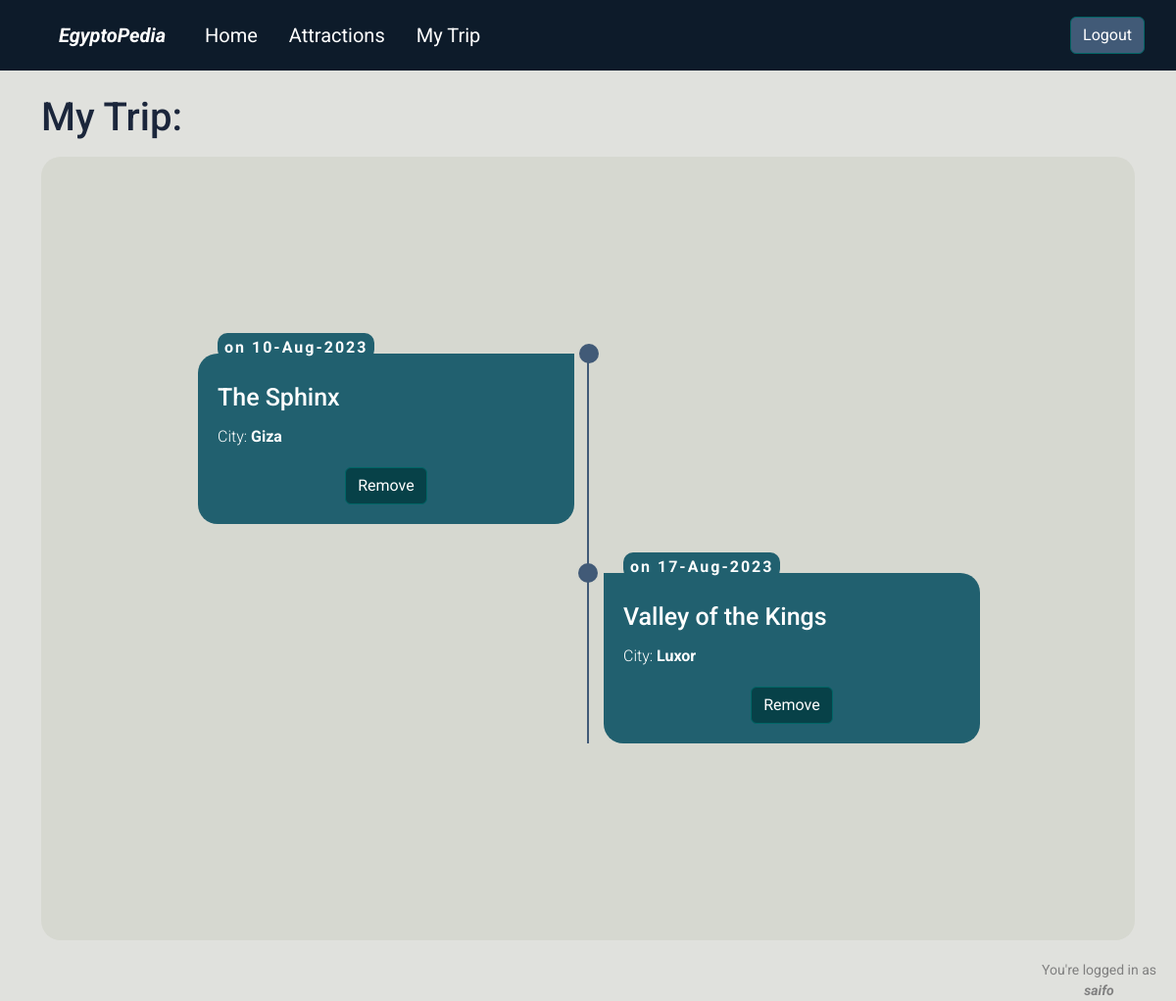
The app's page /mytrip (signed in) with its own data.
### models.py (models this page shows)
class Trip_visit(db.Model):
    __tablename__ = "trip_visits"
    id = db.Column(db.Integer, primary_key=True)
    visit_date = db.Column(db.Date)
    user_id = db.Column(db.Integer, db.ForeignKey("users.id"), nullable=False)
    attraction_id = db.Column(db.Integer, db.ForeignKey("attractions.id"), nullable=False)

class Attraction(db.Model):
    __tablename__ = "attractions"
    id = db.Column(db.Integer, primary_key=True)
    name = db.Column(db.String(80), nullable=False)
    city = db.Column(db.String(80), nullable=False)
    location_latitude = db.Column(db.REAL)
    location_longitude = db.Column(db.REAL)
    summary = db.Column(db.String(200))
    description = db.Column(db.String)

class User(db.Model, UserMixin):
    __tablename__ = "users"
    id = db.Column(db.Integer, primary_key=True)
    username = db.Column(db.String(20), unique=True, nullable=False)
    password = db.Column(db.String(80), nullable=False)
    def get(user_id):
        return db.session.query(User).get(user_id)

### app.py (the view)
@app.route("/mytrip")
@login_required
def tl():
    data = db.session.query(Trip_visit, Attraction).join(Attraction).filter(Trip_visit.user_id == current_user.id).order_by(Trip_visit.visit_date.asc()).all()
    return render_template("trip_final.html", data = data)

### app.py (called while the page is built)
@login_manager.user_loader
def load_user(user_id):
    return User.get(user_id)

### templates/trip_final.html (shortened to what this page needs)
{% extends "base.html" %}
{% block head %}
    {{ super() }}
    <link rel="stylesheet" href="/static/tl_style_v3.css">
{% endblock %}
{% block main %}
<div class="container">
  <div class="row mt-4 mb-2">
    <h1>My Trip:</h1>
  </div>
<div class="container-tl">
  {% if not data %}
  <div class="row no-data-warning">
    <div class="col-10">
      <p >You haven't added any destinations to your trip yet,</p>
    <p > Please add them from the <a href="/attractions">attractions</a> page.</p>
    </div>
  </div>
  {% else %}
  <div class="timeline">
    <ul>
      {% for trip_visit, attraction in data %}
      <li>
        <div class="timeline-content">
          <h3 class="date">on {{trip_visit.visit_date.strftime('%d-%b-%Y')}}</h3>
          <h1>{{attraction.name}}</h1>
          <p>City: <span class="cityName">{{attraction.city}}</span></p>
          <div class="d-flex justify-content-center">
            <form action="/removefromtrip" method="post">
              <button type="submit" class="btn btn-danger removeButton">Remove</button>
            </form>
          </div>
      </div>
      </li>
      {% endfor %}
    </ul>
  </div>
  {% endif %}
</div>
</div>
{% endblock %}

### templates/base.html (shortened to what this page needs)
<!DOCTYPE html>
<html lang="en">
<head>
    {% block head %}
    <link href="/static/bootstrap/bootstrap.min.css"  rel="stylesheet" >
    <link rel="stylesheet" href="/static/main.css">
    {% endblock %}
</head>
<body >
<nav class="navbar navbar-expand-lg bg-light bg-primary mb-3"  id="myCustomNavbar">
    <div class="container-fluid">
        <a class="navbar-brand  ms-sm-0 ms-lg-5  me-4 my-2" href="/">
            EgyptoPedia
      </a>
      <div class="collapse navbar-collapse" id="navbarSupportedContent">
        <ul class="navbar-nav me-auto mb-2 mb-lg-0">
          <li class="nav-item">
            <a class="nav-link mx-2" href="/">Home</a>
          </li>
          <li class="nav-item">
            <a class="nav-link mx-2" href="/attractions">Attractions</a>
          </li>
          <li class="nav-item">
            <a class="nav-link mx-2" href="/mytrip">My Trip</a>
          </li>
        </ul>
        <div class="navbar-nav ms-auto me-3">
            {% if current_user.is_authenticated %}
            <a class="btn btn-success mx-1 my-sm-2 my-lg-0 logButtons"  href="/logout">Logout</a>
            {% else %}
            <a class="btn btn-success mx-2 my-2 my-lg-0 logButtons"  href="/login">Login</a>
            <a class="btn btn-success mx-2 my-2 my-lg-0 logButtons"  href="/register">Register</a>
            {% endif %}
          </div>
      </div>
    </div>
  </nav>
{% block main %}
{% endblock %}
{%     if current_user.is_authenticated     %}
<div class="loggedInContainer">
    <div class="innerDiv">
        <p class="loggedIn">You're logged in as </p>
        <p><b><i>{{current_user.username}}</i></b></p>
    </div>
</div>
{% endif %}
</body>
</html>

### static/main.css (style rules this page uses)
.bg-primary { background: #0d1b2a !important; color: white !important; }
.navbar-nav { font-size: 1.25rem !important; }
.navbar-brand { color: white !important; font-size: 1.25rem !important; font-weight: 700; font-style: italic; }
.navbar-nav .nav-item { display: flex; justify-content: center; align-items: center; }
.navbar-nav .nav-item .nav-link { color: white !important; }
body { background-color: #e0e1dd !important; color: #1b263b !important; font-family: 'Roboto', sans-serif !important; }
.btn.btn-success, .btn.btn-danger { background-color: #415a77 !important; border-color: #006666; color: white; }
.loggedInContainer { display: flex; justify-content: flex-end; margin-top: 20px; }
.innerDiv { display: flex; flex-direction: column; justify-content: space-around; align-items: center; margin-right: 20px; margin-bottom:0 ; font-size: 14px; color: grey; }
.innerDiv p { margin: 0; }

### static/tl_style_v3.css (style rules this page uses)
* { margin: 0; padding: 0; box-sizing: border-box; }
.container-tl { min-height: 100vh; width: 100%; display: flex; align-items: center; justify-content: center; padding: 100px 0; background-color: #d6d8d0 ; border-radius: 20px; }
.timeline { width: 80%; height: auto; max-width: 800px; margin: 0 auto; position: relative; }
.timeline ul { list-style: none; }
.timeline ul li { padding: 20px; background-color: #21606F; color: white; border-radius: 10px; margin-bottom: 20px; }
.timeline ul li:last-child { margin-bottom: 0; }
.timeline-content h1 { font-weight: 500; font-size: 25px; line-height: 30px; margin-bottom: 10px; }
.timeline-content p { font-size: 16px; line-height: 30px; font-weight: 300; }
.timeline-content p .cityName { font-weight: 700; }
.timeline-content .date { font-weight: bold; color: white; font-size: 12px; font-weight: 300; margin-bottom: 10px; letter-spacing: 2px; border: 2px solid #21606F; border-radius: 10px; padding: 3px 5px; border-bottom: none; }
.btn.btn-danger.removeButton { background-color: #074148 !important; border-color: #006666; color: white; }
@media only screen and (min-width: 768px) { .timeline:before { content: ""; position: absolute; top: 0; left: 50%; transform: translateX(-50%); width: 2px; height: 100%; background-color: #415a77; } }
@media only screen and (min-width: 768px) { .timeline ul li { width: 50%; position: relative; margin-bottom: 50px; } }
@media only screen and (min-width: 768px) { .timeline ul li:nth-child(odd) { float: left; clear: right; transform: translateX(-30px); border-radius: 20px 0px 20px 20px; } }
@media only screen and (min-width: 768px) { .timeline ul li:nth-child(even) { float: right; clear: left; transform: translateX(0px); border-radius: 0px 20px 20px 20px; } }
@media only screen and (min-width: 768px) { .timeline ul li::before { content: ""; position: absolute; height: 20px; width: 20px; border-radius: 50%; background-color: #415a77 ; top: 0px; } }
@media only screen and (min-width: 768px) { .timeline ul li:nth-child(odd)::before { transform: translate(50%, -50%); right: -15px; } }
@media only screen and (min-width: 768px) { .timeline ul li:nth-child(even)::before { transform: translate(-50%, -50%); left: -16px; } }
@media only screen and (min-width: 768px) { .timeline-content .date { font-size: 1rem; font-weight: bold; position: absolute; top: -21px; color: white; background-color: #21606F; } }
@media only screen and (min-width: 768px) { .timeline-content h1 { margin-top: 10px; } }

### records on screen
Trip_visit: visit_date "10-Aug-2023", name "The Sphinx", city "Giza"
Trip_visit: visit_date "17-Aug-2023", name "Valley of the Kings", city "Luxor"
User: username "saifo"
